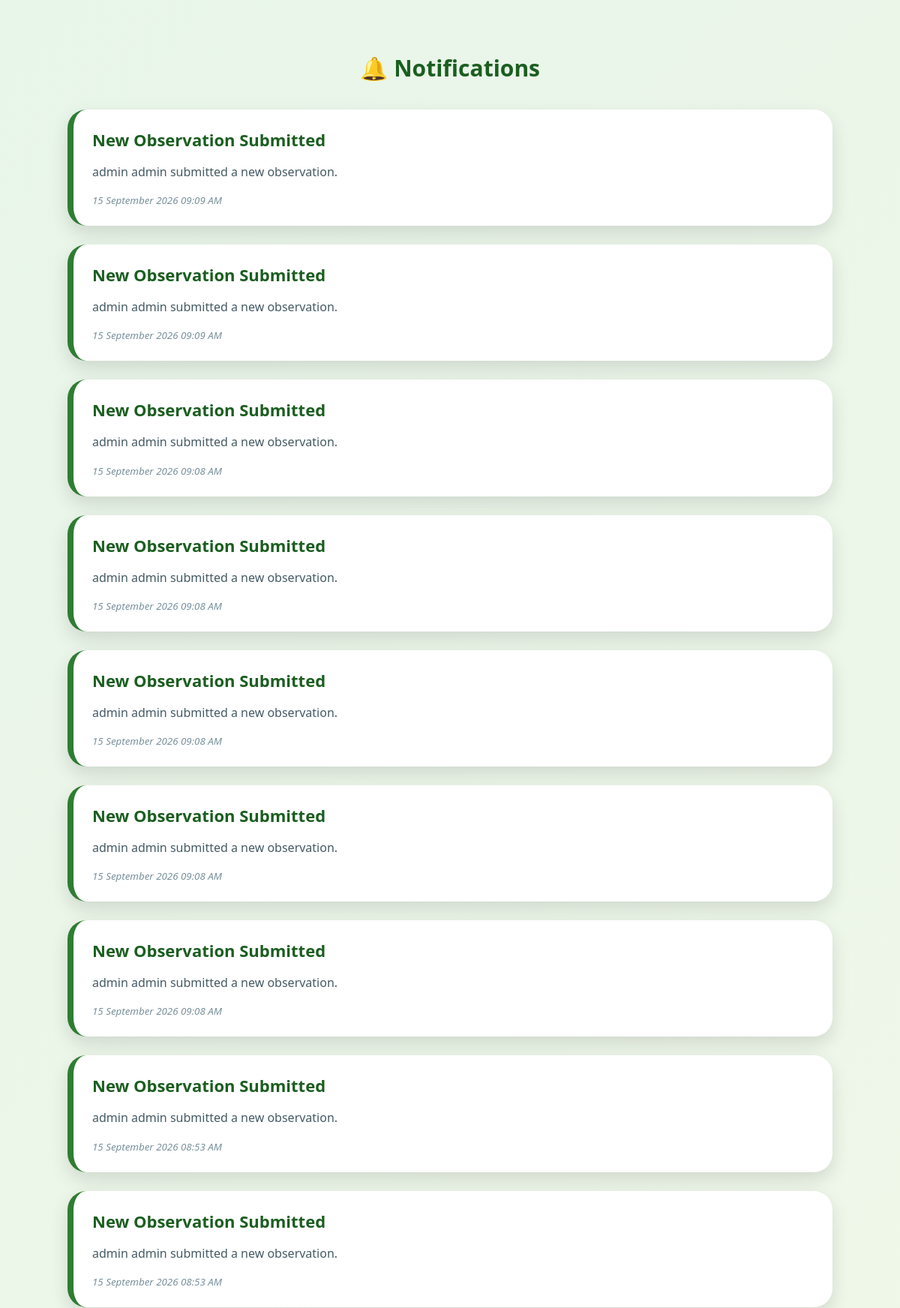
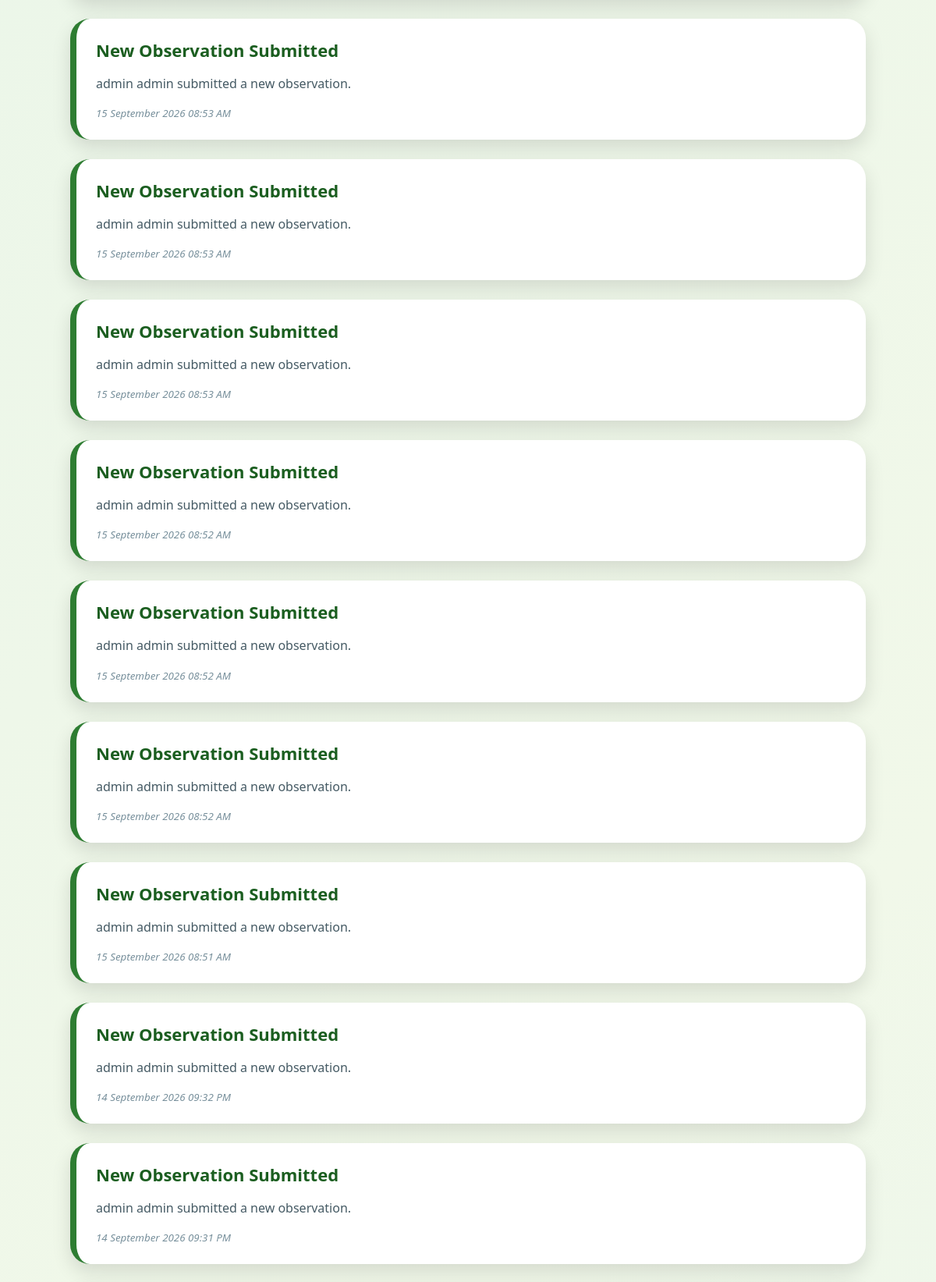
/notifications (signed in, upper part), run on the app's committed database (2 pictures, top to bottom).
### models.py (models this page shows)
class Notification(db.Model):
    __tablename__ = "notification"
    id = db.Column(db.Integer, primary_key=True)
    user_id = db.Column(db.Integer, db.ForeignKey("details.id"), nullable=True)
    role = db.Column(db.String(30), nullable=False)
    title = db.Column(db.String(150), nullable=False)
    message = db.Column(db.Text, nullable=False)
    notification_type = db.Column( db.String(20), default="Info")
    is_read = db.Column(db.Boolean, default=False)
    created_at = db.Column( db.DateTime, default=lambda: datetime.now(timezone.utc))

### app.py (the view)
@app.route("/notifications")
@login_required
def notifications():
    notifications = Notification.query.filter(
        (Notification.role == session["role"]) | (Notification.user_id == session["user_id"])
    ).order_by(Notification.created_at.desc()).all()
    unread_count = sum(1 for n in notifications if not n.is_read)
    return render_template("notifications.html", notifications=notifications,unread_count=unread_count)

### app.py (called while the page is built)
def login_required(f):
    @wraps(f)
    def decorated_function(*args, **kwargs):
        if 'user_id' not in session:
            return redirect(url_for('login'))
        return f(*args, **kwargs)
    return decorated_function

### templates/notifications.html (shortened to what this page needs)
{% extends "base.html" %}
{% block css %}
<link rel="stylesheet" href="{{ url_for('static', filename='adminstyle.css') }}">
{% endblock %}
{% block content %}
<div class="notification-container">
<h2>🔔 Notifications</h2>
{% if notifications %}
{% for n in notifications %}
<div class="notification-card">
<h5>{{ n.title }}</h5>
<p>
{{ n.message }}
</p>
<small>
{{ n.created_at.strftime('%d %B %Y %I:%M %p') }}
</small>
</div>
{% endfor %}
{% else %}
<div class="alert">
No notifications available.
</div>
{% endif %}
</div>
{% endblock %}

### static/adminstyle.css (style rules this page uses)
* { margin: 0; padding: 0; box-sizing: border-box; }
body { font-family: "Segoe UI", Tahoma, sans-serif; background: linear-gradient( 135deg, #e8f5e9, #f1f8e9, #e0f2f1 ); color: #263238; min-height: 100vh; }
.notification-container { width: 90%; max-width: 1200px; margin: 40px auto; padding: 30px; }
.notification-container h2 { text-align: center; color: #1b5e20; font-size: 30px; margin-bottom: 35px; }
.notification-card { background: white; padding: 25px; margin-bottom: 25px; border-radius: 25px; border-left: 8px solid #2e7d32; box-shadow: 0 10px 25px rgba(0, 0, 0, 0.12); transition: 0.3s; }
.notification-card h5 { color: #1b5e20; font-size: 22px; margin-bottom: 15px; }
.notification-card p { color: #455a64; font-size: 16px; line-height: 1.7; margin-bottom: 15px; }
.notification-card small { display: block; color: #78909c; font-style: italic; }

### data on the page
Notification: title "New Observation Submitted", message "admin admin submitted a new observation.", created_at "15 September 2026 09:09 AM"
Notification: title "New Observation Submitted", message "admin admin submitted a new observation.", created_at "15 September 2026 09:09 AM"
Notification: title "New Observation Submitted", message "admin admin submitted a new observation.", created_at "15 September 2026 09:08 AM"
Notification: title "New Observation Submitted", message "admin admin submitted a new observation.", created_at "15 September 2026 09:08 AM"
Notification: title "New Observation Submitted", message "admin admin submitted a new observation.", created_at "15 September 2026 09:08 AM"
Notification: title "New Observation Submitted", message "admin admin submitted a new observation.", created_at "15 September 2026 09:08 AM"
Notification: title "New Observation Submitted", message "admin admin submitted a new observation.", created_at "15 September 2026 09:08 AM"
Notification: title "New Observation Submitted", message "admin admin submitted a new observation.", created_at "15 September 2026 08:53 AM"
Notification: title "New Observation Submitted", message "admin admin submitted a new observation.", created_at "15 September 2026 08:53 AM"
Notification: title "New Observation Submitted", message "admin admin submitted a new observation.", created_at "15 September 2026 08:53 AM"
Notification: title "New Observation Submitted", message "admin admin submitted a new observation.", created_at "15 September 2026 08:53 AM"
Notification: title "New Observation Submitted", message "admin admin submitted a new observation.", created_at "15 September 2026 08:53 AM"
Notification: title "New Observation Submitted", message "admin admin submitted a new observation.", created_at "15 September 2026 08:52 AM"
Notification: title "New Observation Submitted", message "admin admin submitted a new observation.", created_at "15 September 2026 08:52 AM"
Notification: title "New Observation Submitted", message "admin admin submitted a new observation.", created_at "15 September 2026 08:52 AM"
Notification: title "New Observation Submitted", message "admin admin submitted a new observation.", created_at "15 September 2026 08:51 AM"
Notification: title "New Observation Submitted", message "admin admin submitted a new observation.", created_at "14 September 2026 09:32 PM"
Notification: title "New Observation Submitted", message "admin admin submitted a new observation.", created_at "14 September 2026 09:31 PM"
